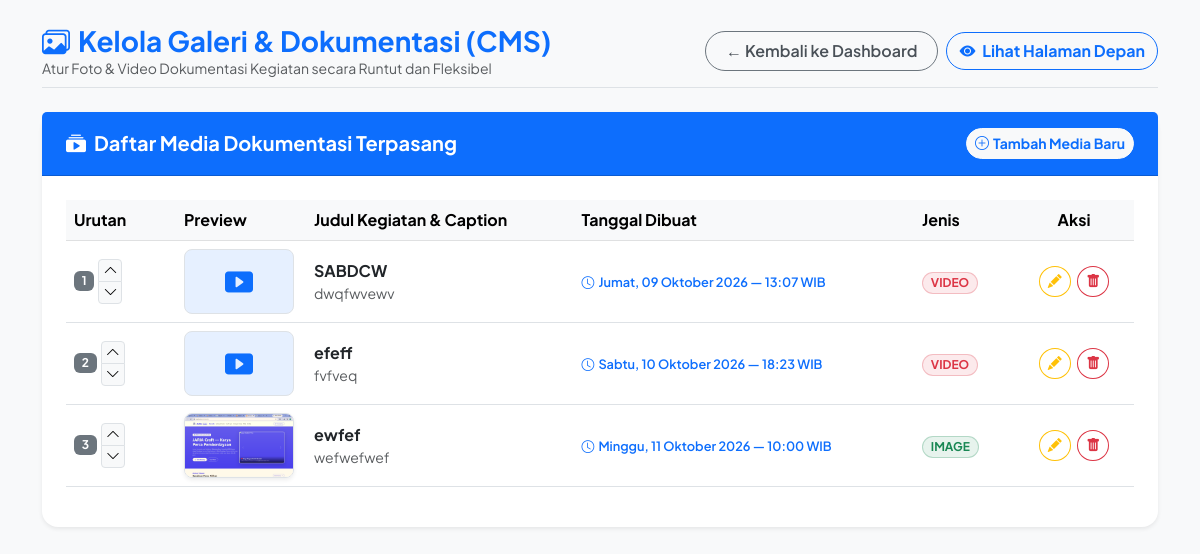
Page /admin/gallery/index.php (signed in) on the committed database.
### tables this page shows
CREATE TABLE `gallery` (
  `id` int(11) NOT NULL,
  `type` enum('image','video') NOT NULL DEFAULT 'image',
  `title` varchar(255) NOT NULL,
  `caption` text DEFAULT NULL,
  `file_path` varchar(255) DEFAULT NULL,
  `media_url` varchar(500) DEFAULT NULL,
  `sort_order` int(11) NOT NULL DEFAULT 1,
  `created_at` datetime DEFAULT current_timestamp(),
  `is_active` tinyint(1) DEFAULT 1
);

### admin/gallery/index.php (the view, shortened to what this page needs)
<?php
require_once __DIR__ . '/../../includes/database.php';
try {
    $pdo->exec("CREATE TABLE IF NOT EXISTS gallery (
        id INT AUTO_INCREMENT PRIMARY KEY,
        type VARCHAR(20) NOT NULL DEFAULT 'image',
        title VARCHAR(255) NOT NULL,
        caption TEXT NULL,
        file_path VARCHAR(255) NULL,
        media_url TEXT NULL,
        sort_order INT NOT NULL DEFAULT 1,
        is_active TINYINT(1) DEFAULT 1,
        created_at TIMESTAMP DEFAULT CURRENT_TIMESTAMP
    ) ENGINE=InnoDB DEFAULT CHARSET=utf8mb4;");
} catch (PDOException $e) {}
function format_tanggal_indo($datetime) {
    $time = strtotime($datetime);
    $hari_arr = ['Sunday' => 'Minggu', 'Monday' => 'Senin', 'Tuesday' => 'Selasa', 'Wednesday' => 'Rabu', 'Thursday' => 'Kamis', 'Friday' => 'Jumat', 'Saturday' => 'Sabtu'];
    $bulan_arr = [1 => 'Januari', 'Februari', 'Maret', 'April', 'Mei', 'Juni', 'Juli', 'Agustus', 'September', 'Oktober', 'November', 'Desember'];
    $hari = $hari_arr[date('l', $time)];
    $tgl = date('d', $time);
    $bln = $bulan_arr[(int)date('m', $time)];
    $thn = date('Y', $time);
    $jam = date('H:i', $time);
    return "$hari, $tgl $bln $thn — $jam WIB";
}
$items = [];
try {
    $stmt = $pdo->query("SELECT * FROM gallery ORDER BY sort_order ASC, id ASC");
    $items = $stmt->fetchAll(PDO::FETCH_ASSOC);
} catch (PDOException $e) {}
$next_gallery_order = count($items) + 1;
?>
<!DOCTYPE html>
<html lang="id">
<head>
    <link href="https://cdn.jsdelivr.net/npm/bootstrap@5.3.0/dist/css/bootstrap.min.css" rel="stylesheet">
    <link rel="stylesheet" href="https://cdn.jsdelivr.net/npm/bootstrap-icons@1.11.1/font/bootstrap-icons.css">
</head>
<body class="py-4">
<div class="container">
    <div class="d-flex align-items-center justify-content-between mb-4 pb-2 border-bottom">
        <div>
            <h3 class="fw-bold text-primary mb-0"><i class="bi bi-images me-2"></i>Kelola Galeri & Dokumentasi (CMS)</h3>
            <p class="text-muted small mb-0">Atur Foto & Video Dokumentasi Kegiatan secara Runtut dan Fleksibel</p>
        </div>
        <div class="d-flex align-items-center gap-2">
            <a href="../index.php" class="btn btn-back-dashboard rounded-pill">
                &leftarrow; Kembali ke Dashboard
            </a>
            <a href="../../about.php" target="_blank" class="btn btn-outline-primary rounded-pill fw-bold">
                <i class="bi bi-eye-fill me-1"></i> Lihat Halaman Depan
            </a>
        </div>
    </div>
    <div class="card border-0 shadow-sm rounded-4">
        <div class="card-header bg-primary text-white py-3 px-4 d-flex align-items-center justify-content-between">
            <h5 class="fw-bold mb-0"><i class="bi bi-collection-play-fill me-2"></i>Daftar Media Dokumentasi Terpasang</h5>
            <button class="btn btn-light text-primary btn-sm rounded-pill fw-bold" onclick="openAddMediaModal(<?php echo $next_gallery_order; ?>)">
                <i class="bi bi-plus-circle me-1"></i>Tambah Media Baru
            </button>
        </div>
        <div class="card-body p-4">
            <div class="table-responsive">
                <table class="table table-hover align-middle">
                    <thead class="table-light">
                        <tr>
                            <th width="110">Urutan</th>
                            <th width="130">Preview</th>
                            <th>Judul Kegiatan & Caption</th>
                            <th>Tanggal Dibuat</th>
                            <th width="100">Jenis</th>
                            <th width="120" class="text-center">Aksi</th>
                        </tr>
                    </thead>
                    <tbody>
                        <?php if (empty($items)): ?>
                            <tr><td colspan="6" class="text-center py-4 text-muted">Belum ada media dokumentasi terpasang.</td></tr>
                        <?php else: ?>
                            <?php foreach ($items as $item): ?>
                                <tr>
                                    <td>
                                        <div class="d-flex align-items-center gap-1">
                                            <span class="badge bg-secondary"><?php echo $item['sort_order']; ?></span>
                                            <div class="btn-group-vertical btn-group-sm">
                                                <a href="?reorder_gallery=1&id=<?php echo $item['id']; ?>&dir=up" class="btn btn-light btn-xs p-0 px-1 border" title="Naikkan Urutan"><i class="bi bi-chevron-up"></i></a>
                                                <a href="?reorder_gallery=1&id=<?php echo $item['id']; ?>&dir=down" class="btn btn-light btn-xs p-0 px-1 border" title="Turunkan Urutan"><i class="bi bi-chevron-down"></i></a>
                                            </div>
                                        </div>
                                    </td>
                                    <td>
                                        <?php if ($item['type'] === 'image' && !empty($item['file_path'])): ?>
                                            <img src="../../<?php echo htmlspecialchars($item['file_path']); ?>" class="gallery-thumb shadow-sm border">
                                        <?php else: ?>
                                            <div class="bg-primary bg-opacity-10 text-primary gallery-thumb border d-flex align-items-center justify-content-center fw-bold">
                                                <i class="bi bi-play-btn-fill fs-3"></i>
                                            </div>
                                        <?php endif; ?>
                                    </td>
                                    <td>
                                        <strong class="d-block text-dark"><?php echo htmlspecialchars($item['title']); ?></strong>
                                        <small class="text-muted d-block text-truncate" style="max-width: 320px;"><?php echo htmlspecialchars($item['caption'] ?? '-'); ?></small>
                                    </td>
                                    <td>
                                        <small class="text-primary fw-semibold" style="font-size: 0.8rem;">
                                            <i class="bi bi-clock me-1"></i><?php echo format_tanggal_indo($item['created_at'] ?? ''); ?>
                                        </small>
                                    </td>
                                    <td>
                                        <span class="badge bg-<?php echo $item['type'] === 'image' ? 'success' : 'danger'; ?> bg-opacity-10 text-<?php echo $item['type'] === 'image' ? 'success' : 'danger'; ?> border border-<?php echo $item['type'] === 'image' ? 'success' : 'danger'; ?> border-opacity-25 px-2.5 py-1 rounded-pill small">
                                            <?php echo strtoupper($item['type']); ?>
                                        </span>
                                    </td>
                                    <td class="text-center">
                                        <button class="btn btn-sm btn-outline-warning rounded-circle me-1" onclick='editMedia(<?php echo json_encode($item); ?>)'><i class="bi bi-pencil-fill"></i></button>
                                        <form method="POST" class="d-inline" onsubmit="return confirm('Hapus media galeri ini?')">
                                            <button type="submit" class="btn btn-sm btn-outline-danger rounded-circle"><i class="bi bi-trash-fill"></i></button>
                                        </form>
                                    </td>
                                </tr>
                            <?php endforeach; ?>
                        <?php endif; ?>
                    </tbody>
                </table>
            </div>
        </div>
    </div>
</div>
</body>
</html>

### admin/gallery/index.php (style rules this page uses)
body { font-family: 'Plus Jakarta Sans', sans-serif; background-color: #f8f9fa; }
.gallery-thumb { width: 110px; height: 65px; object-fit: cover; border-radius: 8px; }
.btn-back-dashboard { border: 1px solid #6c757d; color: #495057; background-color: transparent; font-weight: 600; padding: 0.45rem 1.25rem; transition: all 0.2s ease; }

### rows in the picture
gallery: sort_order "1", title "SABDCW", caption "dwqfwvewv", created_at "Jumat, 09 Oktober 2026 — 13:07 WIB", type "VIDEO"
gallery: sort_order "2", title "efeff", caption "fvfveq", created_at "Sabtu, 10 Oktober 2026 — 18:23 WIB", type "VIDEO"
gallery: sort_order "3", file_path (picture), title "ewfef", caption "wefwefwef", created_at "Minggu, 11 Oktober 2026 — 10:00 WIB", type "IMAGE"
